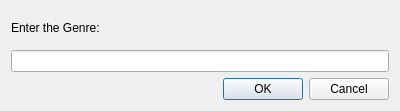
<?xml version="1.0" encoding="UTF-8"?>
<ui version="4.0">
 <class>Genre</class>
 <widget class="QDialog" name="Genre">
  <property name="geometry">
   <rect>
    <x>0</x>
    <y>0</y>
    <width>400</width>
    <height>111</height>
   </rect>
  </property>
  <property name="windowTitle">
   <string>Dialog</string>
  </property>
  <layout class="QVBoxLayout" name="verticalLayout">
   <item>
    <widget class="QLabel" name="label">
     <property name="text">
      <string>Enter the Genre:</string>
     </property>
    </widget>
   </item>
   <item>
    <widget class="QLineEdit" name="lineEdit"/>
   </item>
   <item>
    <widget class="QDialogButtonBox" name="buttonBox">
     <property name="orientation">
      <enum>Qt::Horizontal</enum>
     </property>
     <property name="standardButtons">
      <set>QDialogButtonBox::Cancel|QDialogButtonBox::Ok</set>
     </property>
    </widget>
   </item>
  </layout>
 </widget>
 <resources/>
 <connections>
  <connection>
   <sender>buttonBox</sender>
   <signal>accepted()</signal>
   <receiver>Genre</receiver>
   <slot>accept()</slot>
   <hints>
    <hint type="sourcelabel">
     <x>248</x>
     <y>254</y>
    </hint>
    <hint type="destinationlabel">
     <x>157</x>
     <y>274</y>
    </hint>
   </hints>
  </connection>
  <connection>
   <sender>buttonBox</sender>
   <signal>rejected()</signal>
   <receiver>Genre</receiver>
   <slot>reject()</slot>
   <hints>
    <hint type="sourcelabel">
     <x>316</x>
     <y>260</y>
    </hint>
    <hint type="destinationlabel">
     <x>286</x>
     <y>274</y>
    </hint>
   </hints>
  </connection>
 </connections>
</ui>
